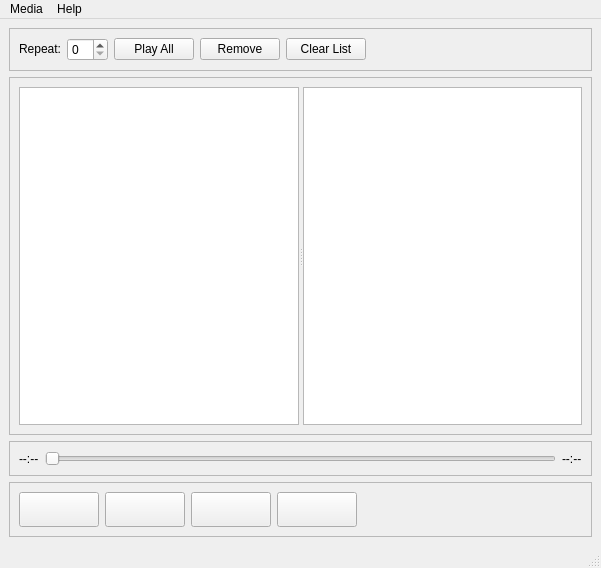
<?xml version="1.0" encoding="UTF-8"?>
<ui version="4.0">
 <class>MainWindow</class>
 <widget class="QMainWindow" name="MainWindow">
  <property name="geometry">
   <rect>
    <x>0</x>
    <y>0</y>
    <width>601</width>
    <height>568</height>
   </rect>
  </property>
  <property name="windowTitle">
   <string>MainWindow</string>
  </property>
  <property name="windowIcon">
   <iconset>
    <normaloff>lmplayer.png</normaloff>lmplayer.png</iconset>
  </property>
  <widget class="QWidget" name="centralwidget">
   <layout class="QGridLayout" name="gridLayout_3">
    <item row="2" column="0">
     <widget class="QFrame" name="frame_2">
      <property name="sizePolicy">
       <sizepolicy hsizetype="Preferred" vsizetype="Fixed">
        <horstretch>0</horstretch>
        <verstretch>0</verstretch>
       </sizepolicy>
      </property>
      <property name="frameShape">
       <enum>QFrame::StyledPanel</enum>
      </property>
      <property name="frameShadow">
       <enum>QFrame::Raised</enum>
      </property>
      <layout class="QHBoxLayout" name="horizontalLayout_2">
       <item>
        <layout class="QHBoxLayout" name="horizontalLayout_5">
         <item>
          <widget class="QLabel" name="durationlabel1">
           <property name="text">
            <string>--:--</string>
           </property>
          </widget>
         </item>
         <item>
          <widget class="QSlider" name="progress">
           <property name="maximum">
            <number>100</number>
           </property>
           <property name="orientation">
            <enum>Qt::Horizontal</enum>
           </property>
          </widget>
         </item>
         <item>
          <widget class="QLabel" name="durationlabel2">
           <property name="text">
            <string>--:--</string>
           </property>
          </widget>
         </item>
        </layout>
       </item>
      </layout>
     </widget>
    </item>
    <item row="0" column="0">
     <widget class="QFrame" name="frame_4">
      <property name="sizePolicy">
       <sizepolicy hsizetype="Preferred" vsizetype="Fixed">
        <horstretch>0</horstretch>
        <verstretch>0</verstretch>
       </sizepolicy>
      </property>
      <property name="frameShape">
       <enum>QFrame::StyledPanel</enum>
      </property>
      <property name="frameShadow">
       <enum>QFrame::Raised</enum>
      </property>
      <layout class="QHBoxLayout" name="horizontalLayout">
       <item>
        <layout class="QGridLayout" name="gridLayout_4">
         <item row="0" column="0">
          <widget class="QLabel" name="label">
           <property name="sizePolicy">
            <sizepolicy hsizetype="Fixed" vsizetype="Fixed">
             <horstretch>0</horstretch>
             <verstretch>0</verstretch>
            </sizepolicy>
           </property>
           <property name="text">
            <string>Repeat:</string>
           </property>
          </widget>
         </item>
         <item row="0" column="1">
          <widget class="QSpinBox" name="spinbox1">
           <property name="sizePolicy">
            <sizepolicy hsizetype="Fixed" vsizetype="Fixed">
             <horstretch>0</horstretch>
             <verstretch>0</verstretch>
            </sizepolicy>
           </property>
          </widget>
         </item>
         <item row="0" column="2">
          <widget class="QPushButton" name="playallbtn">
           <property name="sizePolicy">
            <sizepolicy hsizetype="Fixed" vsizetype="Fixed">
             <horstretch>0</horstretch>
             <verstretch>0</verstretch>
            </sizepolicy>
           </property>
           <property name="text">
            <string>Play All</string>
           </property>
          </widget>
         </item>
         <item row="0" column="3">
          <widget class="QPushButton" name="removebtn">
           <property name="sizePolicy">
            <sizepolicy hsizetype="Fixed" vsizetype="Fixed">
             <horstretch>0</horstretch>
             <verstretch>0</verstretch>
            </sizepolicy>
           </property>
           <property name="text">
            <string>Remove</string>
           </property>
          </widget>
         </item>
         <item row="0" column="4">
          <widget class="QPushButton" name="clearlistbtn">
           <property name="sizePolicy">
            <sizepolicy hsizetype="Fixed" vsizetype="Fixed">
             <horstretch>0</horstretch>
             <verstretch>0</verstretch>
            </sizepolicy>
           </property>
           <property name="text">
            <string>Clear List</string>
           </property>
          </widget>
         </item>
        </layout>
       </item>
       <item>
        <spacer name="horizontalSpacer">
         <property name="orientation">
          <enum>Qt::Horizontal</enum>
         </property>
         <property name="sizeHint" stdset="0">
          <size>
           <width>40</width>
           <height>20</height>
          </size>
         </property>
        </spacer>
       </item>
      </layout>
     </widget>
    </item>
    <item row="3" column="0">
     <widget class="QFrame" name="frame">
      <property name="sizePolicy">
       <sizepolicy hsizetype="Preferred" vsizetype="Fixed">
        <horstretch>0</horstretch>
        <verstretch>0</verstretch>
       </sizepolicy>
      </property>
      <property name="frameShape">
       <enum>QFrame::StyledPanel</enum>
      </property>
      <property name="frameShadow">
       <enum>QFrame::Raised</enum>
      </property>
      <layout class="QHBoxLayout" name="horizontalLayout_4">
       <item>
        <layout class="QGridLayout" name="gridLayout_2">
         <item row="0" column="0">
          <widget class="QPushButton" name="playpausebtn">
           <property name="enabled">
            <bool>true</bool>
           </property>
           <property name="sizePolicy">
            <sizepolicy hsizetype="Fixed" vsizetype="Fixed">
             <horstretch>0</horstretch>
             <verstretch>0</verstretch>
            </sizepolicy>
           </property>
           <property name="minimumSize">
            <size>
             <width>80</width>
             <height>35</height>
            </size>
           </property>
           <property name="baseSize">
            <size>
             <width>0</width>
             <height>0</height>
            </size>
           </property>
           <property name="layoutDirection">
            <enum>Qt::LeftToRight</enum>
           </property>
           <property name="text">
            <string/>
           </property>
           <property name="icon">
            <iconset>
             <normaloff>play.png</normaloff>play.png</iconset>
           </property>
          </widget>
         </item>
         <item row="0" column="1">
          <widget class="QPushButton" name="previousbtn">
           <property name="sizePolicy">
            <sizepolicy hsizetype="Fixed" vsizetype="Fixed">
             <horstretch>0</horstretch>
             <verstretch>0</verstretch>
            </sizepolicy>
           </property>
           <property name="minimumSize">
            <size>
             <width>80</width>
             <height>35</height>
            </size>
           </property>
           <property name="baseSize">
            <size>
             <width>0</width>
             <height>0</height>
            </size>
           </property>
           <property name="text">
            <string/>
           </property>
           <property name="icon">
            <iconset>
             <normaloff>pre.png</normaloff>pre.png</iconset>
           </property>
          </widget>
         </item>
         <item row="0" column="2">
          <widget class="QPushButton" name="nextbtn">
           <property name="sizePolicy">
            <sizepolicy hsizetype="Fixed" vsizetype="Fixed">
             <horstretch>0</horstretch>
             <verstretch>0</verstretch>
            </sizepolicy>
           </property>
           <property name="minimumSize">
            <size>
             <width>80</width>
             <height>35</height>
            </size>
           </property>
           <property name="text">
            <string/>
           </property>
           <property name="icon">
            <iconset>
             <normaloff>next.png</normaloff>next.png</iconset>
           </property>
          </widget>
         </item>
         <item row="0" column="3">
          <widget class="QPushButton" name="stopbtn">
           <property name="sizePolicy">
            <sizepolicy hsizetype="Fixed" vsizetype="Fixed">
             <horstretch>0</horstretch>
             <verstretch>0</verstretch>
            </sizepolicy>
           </property>
           <property name="minimumSize">
            <size>
             <width>80</width>
             <height>35</height>
            </size>
           </property>
           <property name="text">
            <string/>
           </property>
           <property name="icon">
            <iconset>
             <normaloff>stop.png</normaloff>stop.png</iconset>
           </property>
          </widget>
         </item>
        </layout>
       </item>
       <item>
        <spacer name="horizontalSpacer_2">
         <property name="orientation">
          <enum>Qt::Horizontal</enum>
         </property>
         <property name="sizeHint" stdset="0">
          <size>
           <width>40</width>
           <height>20</height>
          </size>
         </property>
        </spacer>
       </item>
      </layout>
     </widget>
    </item>
    <item row="1" column="0">
     <widget class="QFrame" name="frame_3">
      <property name="frameShape">
       <enum>QFrame::StyledPanel</enum>
      </property>
      <property name="frameShadow">
       <enum>QFrame::Raised</enum>
      </property>
      <layout class="QHBoxLayout" name="horizontalLayout_3">
       <item>
        <widget class="QSplitter" name="splitter">
         <property name="orientation">
          <enum>Qt::Horizontal</enum>
         </property>
         <widget class="QTreeView" name="treeView1"/>
         <widget class="QPlainTextEdit" name="plainTextEdit">
          <property name="sizePolicy">
           <sizepolicy hsizetype="MinimumExpanding" vsizetype="MinimumExpanding">
            <horstretch>0</horstretch>
            <verstretch>0</verstretch>
           </sizepolicy>
          </property>
          <property name="minimumSize">
           <size>
            <width>250</width>
            <height>279</height>
           </size>
          </property>
         </widget>
        </widget>
       </item>
      </layout>
     </widget>
    </item>
   </layout>
  </widget>
  <widget class="QMenuBar" name="menubar">
   <property name="geometry">
    <rect>
     <x>0</x>
     <y>0</y>
     <width>601</width>
     <height>27</height>
    </rect>
   </property>
   <widget class="QMenu" name="menuMedia">
    <property name="title">
     <string>Media</string>
    </property>
    <addaction name="miopen"/>
    <addaction name="separator"/>
    <addaction name="miopendir"/>
    <addaction name="separator"/>
    <addaction name="miquit"/>
   </widget>
   <widget class="QMenu" name="menuHelp">
    <property name="title">
     <string>Help</string>
    </property>
    <addaction name="miabout"/>
   </widget>
   <addaction name="menuMedia"/>
   <addaction name="menuHelp"/>
  </widget>
  <widget class="QStatusBar" name="statusbar"/>
  <action name="miopen">
   <property name="text">
    <string>Open Files</string>
   </property>
  </action>
  <action name="miopendir">
   <property name="text">
    <string>Open Directories</string>
   </property>
  </action>
  <action name="miabout">
   <property name="text">
    <string>About</string>
   </property>
  </action>
  <action name="miquit">
   <property name="text">
    <string>Exit</string>
   </property>
  </action>
 </widget>
 <resources/>
 <connections/>
</ui>
